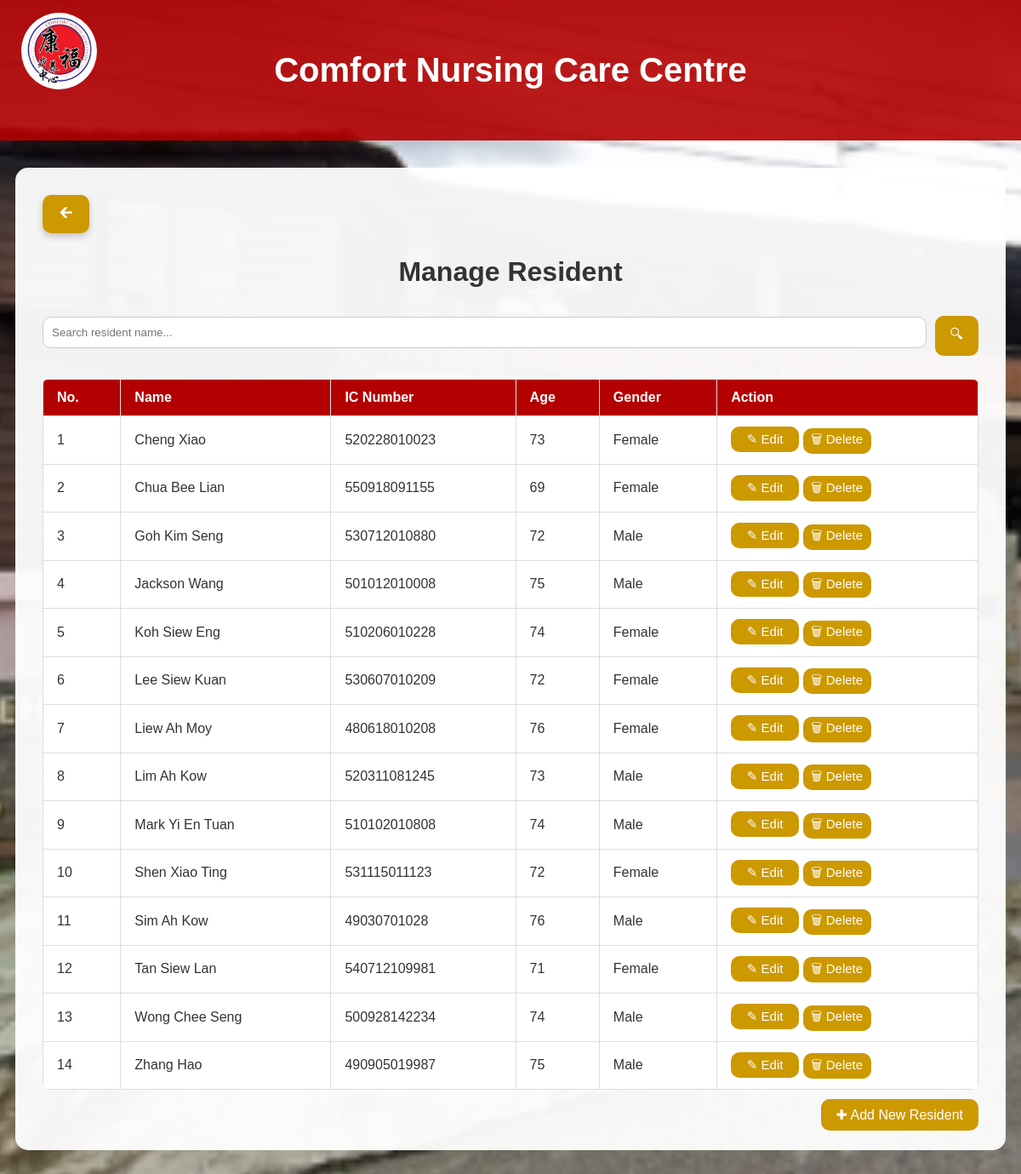
Page /admin/manage_resident.php (signed in) on the committed database.
### tables this page shows
CREATE TABLE `residents` (
  `resident_id` int(11) NOT NULL,
  `name` varchar(100) NOT NULL,
  `IC_number` varchar(20) NOT NULL,
  `age` int(11) DEFAULT NULL,
  `gender` enum('male','female') NOT NULL,
  `medical_history` text DEFAULT NULL,
  `allergies` text DEFAULT NULL,
  `care_plan` text DEFAULT NULL,
  `assigned_staff_id` int(11) DEFAULT NULL
);

### admin/manage_resident.php (the view, shortened to what this page needs)
<?php
include_once '../config/db.php';
$search = $_GET['search'] ?? '';
$sql = "SELECT * FROM residents
        WHERE name LIKE ?
        ORDER BY name ASC";
$stmt = $conn->prepare($sql);
$searchParam = "%$search%";
$stmt->bind_param("s", $searchParam);
$stmt->execute();
$result = $stmt->get_result();
?>
<!DOCTYPE html>
<html>
<head>
    <link rel='stylesheet' href='../css/style.css'>
</head>
<body>
<header><img src="../images/logo.png" alt="Logo" class="header-logo">Comfort Nursing Care Centre</header>
<div class='container'>
<div class="manage-container">
    <div class="top-bar">
        <a href="admin_menu.php" class="arrow-button">🡰</a>
    </div>
    <h2>Manage Resident</h2>
    <form method="GET" class="search-bar">
        <input type="text" name="search" placeholder="Search resident name..." value="<?= htmlspecialchars($search) ?>">
        <button type="submit">🔍︎</button>
    </form>
    <table>
        <tr>
            <th>No.</th>
            <th>Name</th>
            <th>IC Number</th>
            <th>Age</th>
            <th>Gender</th>
            <th>Action</th>
        </tr>
        <?php $no = 1; while ($row = $result->fetch_assoc()) { ?>
        <tr>
            <td><?= $no++ ?></td>
            <td><?= htmlspecialchars($row['name']) ?></td>
            <td><?= $row['IC_number'] ?></td>
            <td><?= $row['age'] ?? '-' ?></td>
            <td><?= ucfirst($row['gender']) ?></td>
            <td class="action-buttons">
                <a href="../admin/edit_resident.php?id=<?= $row['resident_id'] ?>" class="edit-btn"><span class='icon-btn'>✎ Edit</span></a>
                <a href="#" onclick="confirmDelete(<?= $row['resident_id'] ?>)" class="delete-btn"><span class='icon-btn'>🗑 Delete</span></a>
            </td>
        </tr>
        <?php } ?>
    </table>
</div>
<div class="bottom-right">
    <a href="add_resident.php" class="button">✚ Add New Resident</a>
</div>
</div>
</body>
</html>

### css/style.css (style rules this page uses)
* { font-family: "Trebuchet MS", Helvetica, sans-serif; }
body { background: url('../images/bg.jpeg') no-repeat center center fixed; background-size: cover; margin: 0; padding: 0; color: #333; }
header { background-color: rgba(179, 0, 0, 0.9); color: white; padding: 1.5em 2em; text-align: center; font-size: 2.5em; font-weight: bold; position: relative; }
.header-logo { position: absolute; top: 15px; left: 25px; height: 80px; background-color: white; border-radius: 50%; padding: 5px; }
h2 { text-align: center; font-size: 2em; }
.container { background: rgba(255,255,255,0.95); margin: 2em auto; padding: 2em; border-radius: 15px; max-width: 1100px; }
input[type=text], input[type=password], input[type=number], input[type=date], input[type=time], select, textarea { width: 100%; padding: 10px; margin: 8px 0 16px 0; display: inline-block; border: 1px solid #ccc; border-radius: 10px; box-sizing: border-box; }
button, input[type=submit], a.button { background-color: #cc9900; color: white; padding: 10px 18px; border: none; border-radius: 10px; cursor: pointer; font-size: 1em; text-decoration: none; }
table { width: 100%; border-collapse: collapse; background-color: white; border-radius: 8px; overflow: hidden; margin-top: 20px; }
th, td { padding: 12px 16px; border: 1px solid #ddd; text-align: left; }
th { background-color: #b30000; color: white; }
.icon-btn { display: inline-flex; align-items: center; justify-content: center; width: 80px; height: 30px; background-color: #cc9900; color: white; border: none; border-radius: 10px; font-size: 15px; text-align: center; cursor: pointer; transition: transform 0.2s ease-in-out; text-decoration: none; }
.search-bar { display: flex; align-items: center; margin-bottom: 1em; }
.search-bar input[type="text"] { flex: 1; margin-right: 10px; }
.arrow-button { display: inline-flex; align-items: center; justify-content: center; width: 55px; height: 45px; background-color: #cc9900; border-radius: 10px; font-size: 20px; text-decoration: none; box-shadow: 0 4px 8px rgba(0, 0, 0, 0.2); transition: transform 0.2s; color: white; }
.bottom-right { margin-top: 20px; text-align: right; }

### rows in the picture
residents: name "Cheng Xiao", IC_number "520228010023", age "73", gender "Female"
residents: name "Chua Bee Lian", IC_number "550918091155", age "69", gender "Female"
residents: name "Goh Kim Seng", IC_number "530712010880", age "72", gender "Male"
residents: name "Jackson Wang", IC_number "501012010008", age "75", gender "Male"
residents: name "Koh Siew Eng", IC_number "510206010228", age "74", gender "Female"
residents: name "Lee Siew Kuan", IC_number "530607010209", age "72", gender "Female"
residents: name "Liew Ah Moy", IC_number "480618010208", age "76", gender "Female"
residents: name "Lim Ah Kow", IC_number "520311081245", age "73", gender "Male"
residents: name "Mark Yi En Tuan", IC_number "510102010808", age "74", gender "Male"
residents: name "Shen Xiao Ting", IC_number "531115011123", age "72", gender "Female"
residents: name "Sim Ah Kow", IC_number "49030701028", age "76", gender "Male"
residents: name "Tan Siew Lan", IC_number "540712109981", age "71", gender "Female"
residents: name "Wong Chee Seng", IC_number "500928142234", age "74", gender "Male"
residents: name "Zhang Hao", IC_number "490905019987", age "75", gender "Male"
